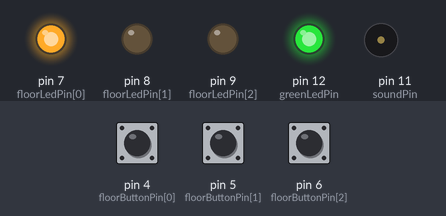
Bench run of a sketch on a simulated Arduino Uno, built with avr-gcc and run on an emulated ATmega328P. Parts: output pins drawn as LEDs (lit = HIGH), buzzer (waves = sounding). Dashed ring = blinking. The test bench sets the inputs (shaded band); at power-on: pin 5 (floorButtonPin[1]) HIGH, pin 4 (floorButtonPin[0]) HIGH, pin 6 (floorButtonPin[2]) HIGH. What the sketch prints to the serial monitor is not drawn.

Above: at 1.2 s.
1.3 s: pin 5 (floorButtonPin[1]) pulled LOW for 0.15 s
At 2.1 s:
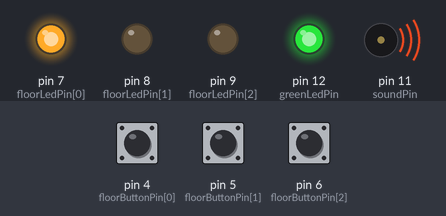
At 5.55 s:
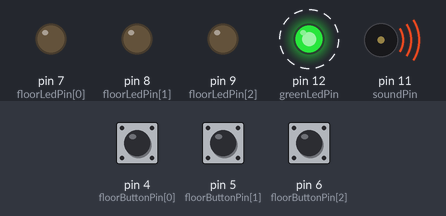
7.4 s: pin 4 (floorButtonPin[0]) pulled LOW for 3.2 s
At 19.4 s:
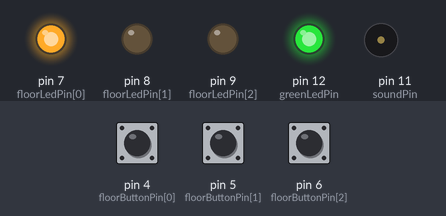
Timing chart, 0 to 19.6 s (numbered marks = the images above; inputs shaded):
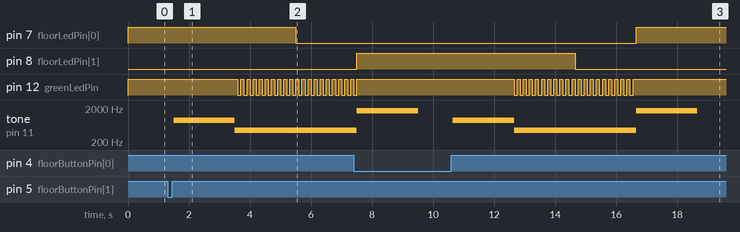

The sketch:

Laborator_3.ino
```cpp
const int floorButtonPin[]= {4,5,6};
const int floorLedPin[] = {7,8,9};
const int soundPin=11;
const int greenLedPin=12;

int state=0;
int lastButtonState[] = {LOW,LOW,LOW};
int floorButtonState[3];
int greenLedState=0;
int ledState=1;

unsigned long lastDebounceTime[] = {0,0,0};
unsigned long lastFloorTime=0;
unsigned long lastSoundTime=0;
unsigned long lastGreenLedToggle=0;

unsigned long debounceDelay = 50;
const int firstTriggerDelay=1000;// this variable is used to avoid the first trigger which is made automatically
const int soundDelay=2000;
const int floorDelay=2000;
const int greenLedDelay=100;

byte lastFloor=0;
byte wantedFloor=5; //should be between 3 and 255

void setup() {

 for(int i=0;i<3;i++){
    pinMode(floorButtonPin[i], INPUT_PULLUP);
    pinMode(floorLedPin[i], OUTPUT);
  }

  pinMode(greenLedPin, OUTPUT);
  digitalWrite(floorLedPin[0],HIGH);
  digitalWrite(greenLedPin,HIGH);
  Serial.begin(9600);
}

void FloorTrigger(const int buttonPin, int & lastButtonState, unsigned long & lastDebounceTime, int & buttonState, byte & wantedFloor){

  int reading = digitalRead(buttonPin);

  if (reading != lastButtonState) {
    lastDebounceTime = millis();
  }

  if ((millis() - lastDebounceTime) > debounceDelay) {

    if (reading != buttonState) {
      buttonState = reading;

      if (buttonState == HIGH) {
        if(millis()>firstTriggerDelay){

          lastButtonState=reading;
          lastSoundTime=millis();

          if(buttonPin == floorButtonPin[0])
            wantedFloor=0;

          if(buttonPin == floorButtonPin[1])
            wantedFloor=1;

          if(buttonPin == floorButtonPin[2])
            wantedFloor=2;

        }

      }
    }
  }

  lastButtonState = reading;
}

void goToFloor(byte & fromFloor, byte toFloor){

    if(millis()-lastFloorTime>floorDelay){
      if(fromFloor== toFloor){
        digitalWrite(floorLedPin[toFloor],HIGH);
        digitalWrite(greenLedPin,HIGH);

        lastFloor=toFloor;
        state=2;
        lastSoundTime=millis();
      }
      else{
        int step;
        if(fromFloor<toFloor)
          step=1;
        else
          step=-1;
          digitalWrite(floorLedPin[fromFloor],ledState);

          if(ledState==LOW)
            fromFloor+=step;

          ledState=!ledState;
          lastFloorTime=millis();
      }
    }
}

void greenLedToggle(){

   if (millis() - lastGreenLedToggle >= greenLedDelay) {
        greenLedState = !greenLedState;
        digitalWrite(greenLedPin, greenLedState);
        lastGreenLedToggle = millis();
    }
}

void moveSound(){
  tone(soundPin,440,3);
  Serial.print("2");
}

void finishSound(){
  tone(soundPin,1670,3);
  Serial.print("3");
}

void closeSound(){
  tone(soundPin,880,3);
  Serial.print("1");
}
void loop() {

  if(state==1){
    if(millis()-lastSoundTime>soundDelay){
      moveSound();
      goToFloor(lastFloor, wantedFloor);
      greenLedToggle();
    }else
    closeSound();

  }else if(state==2){
    finishSound();
    digitalWrite(greenLedPin,HIGH);

    if(millis()-lastSoundTime>soundDelay){
      wantedFloor=5;
      state=0;
      ledState=1;
    }
  }

  if(state==0){
    FloorTrigger(floorButtonPin[0], lastButtonState[0] , lastDebounceTime[0], floorButtonState[0],wantedFloor);
    FloorTrigger(floorButtonPin[1], lastButtonState[1] , lastDebounceTime[1], floorButtonState[1],wantedFloor);
    FloorTrigger(floorButtonPin[2], lastButtonState[2] , lastDebounceTime[2], floorButtonState[2],wantedFloor);

    if(wantedFloor>=0 && wantedFloor<3 && wantedFloor!=lastFloor)
      state=1;
  }
}
```

Measured:
- after the input at 1.3 s, pin 7 (floorLedPin[0]): HIGH → LOW after 4.2 s; pin 12 (greenLedPin): alternates HIGH for 0.10 s and LOW for 0.10 s, starting after 2.3 s; tone on pin 11 (soundPin): silent → 880 Hz after 0.20 s, → 440 Hz 2.0 s later
- after the input at 7.4 s, pin 7 (floorLedPin[0]): LOW → HIGH after 9.3 s
